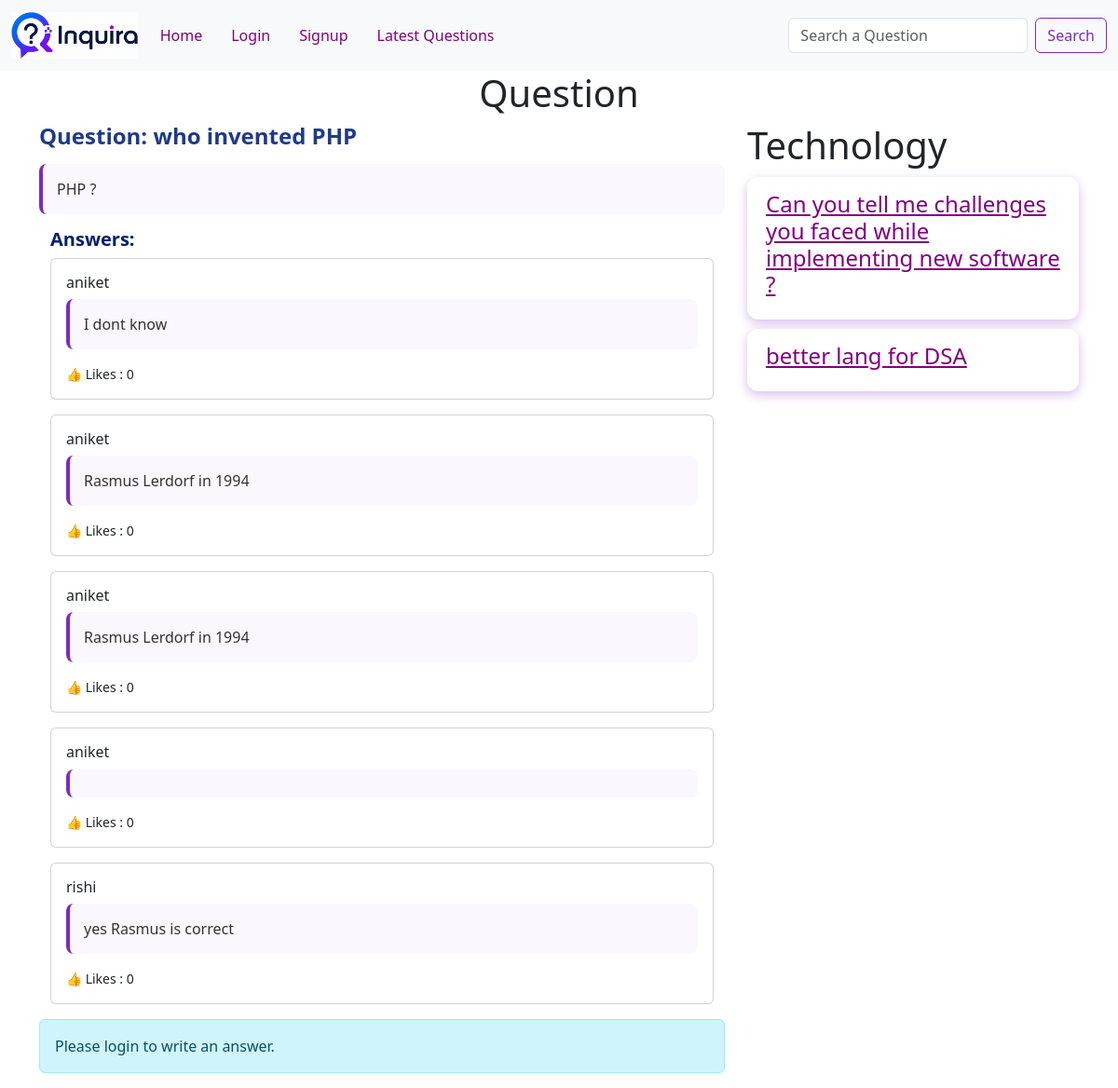
The page /?q-id=1 on the database its author committed.
### tables this page shows
CREATE TABLE `questions` (
  `id` int NOT NULL,
  `title` varchar(100) NOT NULL,
  `description` varchar(300) NOT NULL,
  `category_id` int NOT NULL,
  `user_id` int NOT NULL
);

CREATE TABLE `answers` (
  `id` int NOT NULL,
  `answer` varchar(300) NOT NULL,
  `question_id` int NOT NULL,
  `user_id` int NOT NULL
);

CREATE TABLE `users` (
  `id` int NOT NULL,
  `username` varchar(100) NOT NULL,
  `email` varchar(100) NOT NULL,
  `password` varchar(100) NOT NULL,
  `address` varchar(100) NOT NULL
);

CREATE TABLE `categories` (
  `id` int NOT NULL,
  `name` varchar(100) NOT NULL
);

### client/answers.php (the view, shortened to what this page needs)
<div class="container">
    <h5>Answers:</h5>
    <?php
    $query = "SELECT answers.*, users.username
              FROM answers
              JOIN users ON answers.user_id = users.id
              WHERE question_id=$qid";
    $result = $conn->query($query);
    foreach ($result as $row) {
        $answer_id = $row['id'];
        $answer = $row['answer'];
        $username = $row['username'];
        $countQuery = "SELECT COUNT(*) AS total
                       FROM answer_likes
                       WHERE answer_id=$answer_id";
        $countResult = $conn->query($countQuery);
        $count = $countResult->fetch_assoc()['total'];
        $liked = false;
        echo "
        <div class='card mb-3 p-3'>
            <h6>$username</h6>
            <p>$answer</p>
        ";
        if (isset($_SESSION['user'])) {
            $buttonClass = $liked ? "btn-primary" : "btn-outline-primary";
            echo "
            <form class='likeForm'>
                <input type='hidden' name='answer_id' value='$answer_id'>
                <input type='hidden' name='question_id' value='$qid'>
                <button type='submit'
                        class='btn btn-sm $buttonClass likeBtn'>
                    👍 Like ($count)
                </button>
            </form>";
        } else {
            echo "<small>👍 Likes : $count</small>";
        }
        echo "</div>";
    }
    ?>
</div>

### client/question-details.php
<div class="container">
    <h1 class="heading">Question</h1>
    <div class="row">
        <div class="col-8">
            <?php
            include("./common/db.php");
            $query = "select * from questions where id =$qid";
            $result = $conn->query($query);
            $row = $result->fetch_assoc();
            $cid = $row["category_id"];
            echo "<h4 class='margin-bottom-15'>Question: " . $row['title'] . "</h4>";
            echo "<p class='margin-bottom-15'>" . $row['description'] . "</p>";
            include("answers.php");
            ?>
            <?php if (isset($_SESSION['user'])) { ?>
                <form action="./server/requests.php" method="post">
                    <input type="hidden" name="question_id" value="<?php echo $qid ?>">
                    <textarea name="answer" class="form-control margin-bottom-15" placeholder="Your answer..."
                        required></textarea>
                    <button class="btn btn-primary">Write your answer</button>
                </form>
            <?php } else { ?>
                <div class="alert alert-info">
                    Please login to write an answer.
                </div>
            <?php } ?>
        </div>
        <div class="col-4">
            <?php
            $categoryQuery = "select name from categories where id=$cid";
            $categoryResult = $conn->query($categoryQuery);
            $categoryRow = $categoryResult->fetch_assoc();
            echo "<h1>" . $categoryRow['name'] . "</h1>";
            $query = "select * from questions where category_id=$cid and id!=$qid";
            $result = $conn->query($query);
            foreach ($result as $row) {
                $id = $row['id'];
                $title = $row['title'];
                echo "<div class='question-list'>
        <h4><a href=?q-id=$id>$title</a></h4>
        </div>";
            }
            ?>
        </div>
    </div>
</div>

### public/style.css (style rules this page uses)
a { color: purple !important; }
.margin-bottom-15 { margin-bottom: 15px; }
.heading { text-align: center; }
.question-list { background: white; color: #01062a; padding: 15px 20px; margin: 10px 0; border-radius: 12px; font-size: 18px; font-weight: 500; box-shadow: 0 4px 12px rgba(123, 44, 191, 0.3); transition: all 0.3s ease; cursor: pointer; }
.col-8 { margin: 0 auto; }
.col-8 h4 { color: #1e3a8a; font-weight: 700; }
.col-8 p { background: #faf7ff; border-left: 4px solid #7b2cbf; padding: 15px; border-radius: 8px; color: #333; }
h5 { color: #021f70; font-weight: 600; }

### rows shown on the page
questions: title "who invented PHP", description "PHP ?"
answers: user.username "aniket", answer "I dont know", count "0"
answers: user.username "aniket", answer "Rasmus Lerdorf in 1994", count "0"
answers: user.username "aniket", answer "Rasmus Lerdorf in 1994", count "0"
answers: user.username "aniket", count "0"
answers: user.username "rishi", answer "yes Rasmus is correct", count "0"
categories: name "Technology"
questions: title "Can you tell me challenges you faced while implementing new software ?"
questions: title "better lang for DSA"
